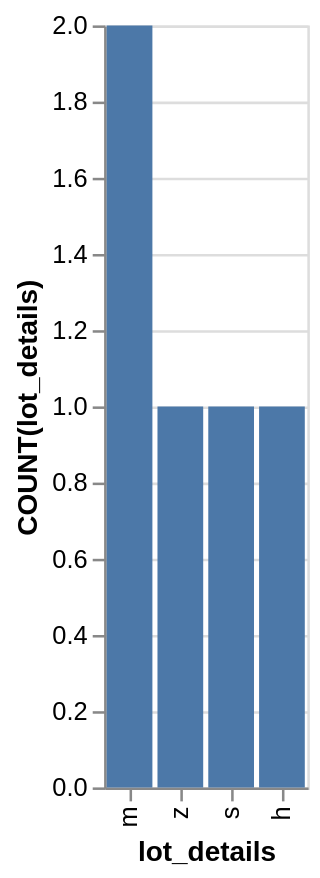

The specification (Vega-Lite) saved for this image:
### Vega-Lite specification from a JSON file in a GitHub repository (floating-point values rounded to 4 significant figures)
{"data": {"values": [{"x_data": "m", "y_data": 2}, {"x_data": "z", "y_data": 1}, {"x_data": "s", "y_data": 1}, {"x_data": "h", "y_data": 1}]}, "mark": "bar", "encoding": {"x": {"field": "x_data", "type": "nominal", "title": "lot_details", "sort": {"op": "sum", "field": "y_data", "order": "descending"}}, "y": {"field": "y_data", "type": "quantitative", "title": "COUNT(lot_details)"}}}
